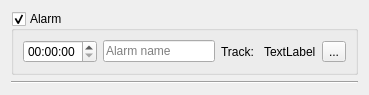
<?xml version="1.0" encoding="UTF-8"?>
<ui version="4.0">
 <class>Form</class>
 <widget class="QWidget" name="Form">
  <property name="geometry">
   <rect>
    <x>0</x>
    <y>0</y>
    <width>369</width>
    <height>92</height>
   </rect>
  </property>
  <property name="windowTitle">
   <string>Form</string>
  </property>
  <layout class="QVBoxLayout" name="verticalLayout">
   <item>
    <widget class="QGroupBox" name="groupBox">
     <property name="title">
      <string>Alarm</string>
     </property>
     <property name="flat">
      <bool>false</bool>
     </property>
     <property name="checkable">
      <bool>true</bool>
     </property>
     <property name="checked">
      <bool>true</bool>
     </property>
     <layout class="QVBoxLayout" name="verticalLayout_2">
      <item>
       <layout class="QHBoxLayout" name="horizontalLayout">
        <item>
         <widget class="QTimeEdit" name="timeEdit"/>
        </item>
        <item>
         <widget class="QLineEdit" name="lineEdit">
          <property name="placeholderText">
           <string>Alarm name</string>
          </property>
         </widget>
        </item>
        <item>
         <widget class="QLabel" name="label">
          <property name="text">
           <string>Track: </string>
          </property>
         </widget>
        </item>
        <item>
         <widget class="QLabel" name="track_label">
          <property name="text">
           <string>TextLabel</string>
          </property>
         </widget>
        </item>
        <item>
         <widget class="QToolButton" name="toolButton">
          <property name="text">
           <string>...</string>
          </property>
         </widget>
        </item>
       </layout>
      </item>
     </layout>
    </widget>
   </item>
   <item>
    <widget class="Line" name="line">
     <property name="orientation">
      <enum>Qt::Horizontal</enum>
     </property>
    </widget>
   </item>
  </layout>
 </widget>
 <resources/>
 <connections/>
</ui>
